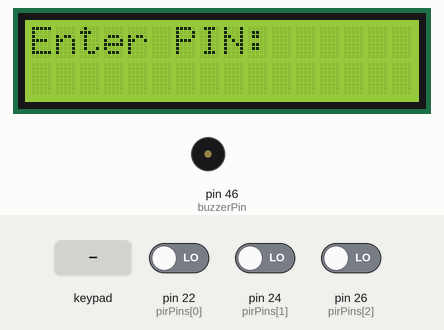
Bench run of a sketch on a simulated Arduino Mega 2560, built with avr-gcc and run on an emulated ATmega2560. Parts: 16×2 character LCD, buzzer (waves = sounding). The inputs (shaded band) are chosen by the test bench; at power-on: pin 22 (pirPins[0]) LOW, pin 24 (pirPins[1]) LOW, pin 26 (pirPins[2]) LOW. What the sketch prints to the serial monitor is not drawn.

Above: at 1.2 s.
1.3 s: keypad keys 1 2 3 4 # pressed 0.4 s apart
At 4.0 s:
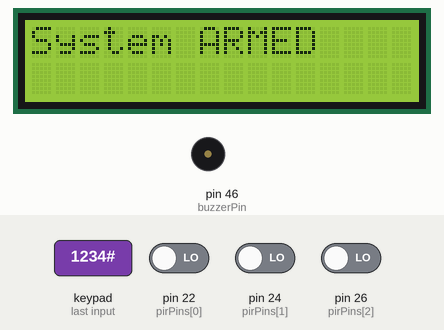
6.3 s: pin 22 (pirPins[0]) driven HIGH
At 7.6 s:
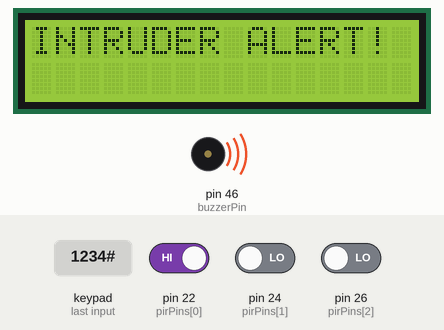
7.9 s: key 'A' pressed
At 9.2 s:
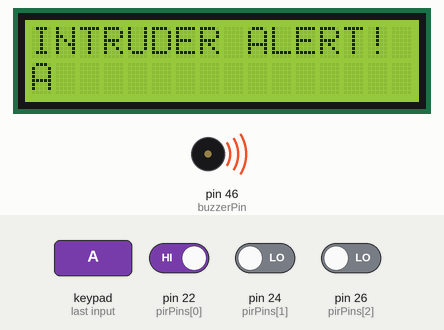
9.5 s: key 'B' pressed
At 10.5 s:
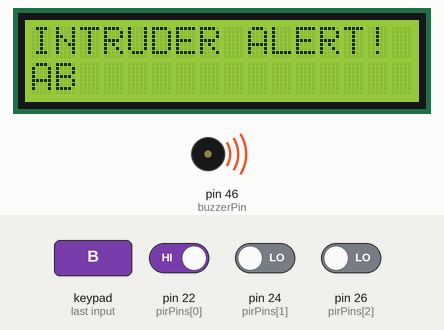
11.1 s: keypad keys 1 2 3 4 A pressed 0.4 s apart
At 12.0 s:
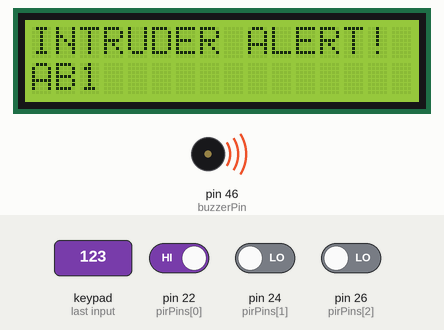
16.1 s: key 'C' pressed
At 17.9 s:
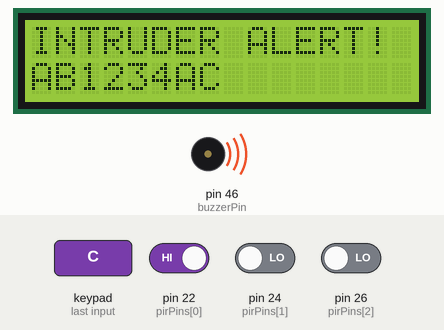
Timing chart, 0 to 19.4 s (numbered marks = the images above; inputs shaded):
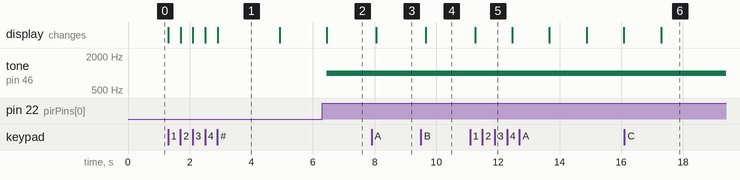

Measured:
- after the input at 1.3 s, the display: first changes at once (image 1 shows a later state)
- after the input at 6.3 s, tone on pin 46 (buzzerPin): silent → 1000 Hz after 0.14 s; the display: changes after 0.14 s (image 2)
- after the input at 7.9 s, the display: changes after 0.15 s (image 3)
- after the input at 9.5 s, the display: changes after 0.15 s (image 4)
- after the input at 11.1 s, the display: changes after 0.16 s (image 5)
- after the input at 16.1 s, the display: changes after 1.2 s (image 6)
- what the display in image 1 shows lasts 2.0 s, from 2.9 s to 4.9 s

The sketch:

SOT222_copy_20250425104741.ino
```cpp
#include <Keypad.h>
#include <Wire.h>
#include <LiquidCrystal_I2C.h>

// LCD настройки (I2C адрес може да е 0x27 или 0x3F)
LiquidCrystal_I2C lcd(0x27, 16, 2);

// PIR сензори
const int pirPins[3] = {22, 24, 26};

// Buzzer
const int buzzerPin = 46;

// ПИН код за достъп
String correctCode = "1234";
String enteredCode = "";

// Състояние на системата
bool systemArmed = false;
bool alarmTriggered = false;

// Настройки за Keypad 4x4
const byte ROWS = 4;
const byte COLS = 4;
char keys[ROWS][COLS] = {
  {'1','2','3','A'},
  {'4','5','6','B'},
  {'7','8','9','C'},
  {'*','0','#','D'}
};
byte rowPins[ROWS] = {39, 41, 43, 45};
byte colPins[COLS] = {47, 49, 51, 53};
Keypad keypad = Keypad(makeKeymap(keys), rowPins, colPins, ROWS, COLS);

// Таймер за PIR проверка (non-blocking)
unsigned long lastPIRCheck = 0;
const unsigned long pirInterval = 500; // 500 ms

void setup() {
  Serial.begin(9600);
  lcd.init();
  lcd.backlight();
  lcd.setCursor(0, 0);
  lcd.print("Enter PIN:");

  pinMode(buzzerPin, OUTPUT);
  digitalWrite(buzzerPin, LOW);

  for (int i = 0; i < 3; i++) {
    pinMode(pirPins[i], INPUT);
  }
}

void loop() {
  char key = keypad.getKey();

  // Работа с клавиатурата
  if (key) {
    if (key == '#') {
      if (enteredCode == correctCode) {
        systemArmed = !systemArmed;
        alarmTriggered = false;

        lcd.clear();
        lcd.setCursor(0, 0);
        if (systemArmed) {
          lcd.print("System ARMED");
        } else {
          lcd.print("System DISARMED");
          digitalWrite(buzzerPin, LOW);  // Спиране на бузера, ако е деактивирана системата
        }

        delay(2000);
        lcd.clear();
        lcd.print("Enter PIN:");
      } else {
        lcd.clear();
        lcd.setCursor(0, 0);
        lcd.print("Wrong PIN");
        delay(2000);
        lcd.clear();
        lcd.print("Enter PIN:");
      }
      enteredCode = "";
    } else if (key == '*') {
      enteredCode = "";
      lcd.clear();
      lcd.print("Enter PIN:");
    } else {
      enteredCode += key;
      lcd.setCursor(0, 1);
      lcd.print(enteredCode);
    }
  }

  // Проверка на PIR сензори при активна система
  if (systemArmed && millis() - lastPIRCheck >= pirInterval) {
    lastPIRCheck = millis();

    for (int i = 0; i < 3; i++) {
      int val = digitalRead(pirPins[i]);
      Serial.print("PIR ");
      Serial.print(i);
      Serial.print(": ");
      Serial.println(val);

      if (val == HIGH) {
        triggerAlarm();
        break;
      }
    }
  }

  // Ако системата е деактивирана, спираме бузера
  if (!systemArmed && alarmTriggered) {
    digitalWrite(buzzerPin, LOW);  // Спиране на бузера
    alarmTriggered = false;  // Спиране на алармата
  }
}

void triggerAlarm() {
  if (!alarmTriggered) {
    lcd.clear();
    lcd.setCursor(0, 0);
    lcd.print("INTRUDER ALERT!");

    // Стартиране на алармата
    while (systemArmed) {  // Алармата свири, докато системата е активирана
      tone(buzzerPin, 1000);
      delay(200);
      tone(buzzerPin, 1000);
      delay(200);

      // Проверка за въведен PIN
      char key = keypad.getKey();
      if (key) {
        if (key == '#') {
          if (enteredCode == correctCode) {
            systemArmed = false;  // Деактивиране на системата
            alarmTriggered = false;  // Спиране на алармата
            lcd.clear();
            lcd.setCursor(0, 0);
            lcd.print("System DISARMED");
            digitalWrite(buzzerPin, LOW);  // Спиране на бузера
            break;  // Прекратяване на алармата
          } else {
            lcd.clear();
            lcd.setCursor(0, 0);
            lcd.print("Wrong PIN");
            delay(2000);
            lcd.clear();
            lcd.print("Enter PIN:");
            enteredCode = "";
          }
        } else if (key == '*') {
          enteredCode = "";
          lcd.clear();
          lcd.print("Enter PIN:");
        } else {
          enteredCode += key;
          lcd.setCursor(0, 1);
          lcd.print(enteredCode);
        }
      }
    }

    alarmTriggered = true;
    lcd.clear();
    lcd.print("Enter PIN:");
  }
}
```
